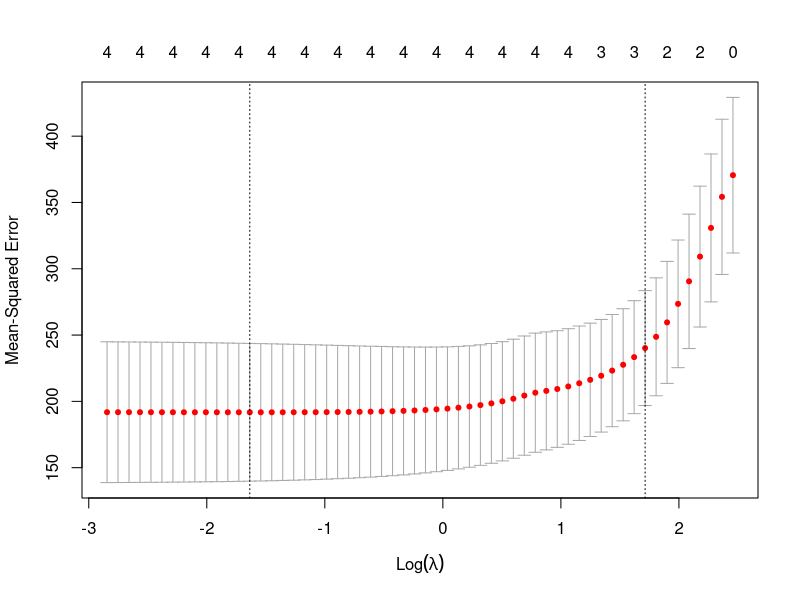

Generate this figure with R: (Note: this script raises an error after producing the figure.)
#lasso regression
library(glmnet)

num=read.csv("Numeracy.csv")
dt4=subset(num,select = c(reg,develop,cat,
                          Total.Point.estimate,Children.without.functional.difficulties.Point.estimate,
                          Children.with.functional.difficulties.Point.estimate,Time.period))
str(dt4)

y <- dt4$Children.without.functional.difficulties.Point.estimate

x <- data.matrix(dt4[, c('reg', 'develop', 'cat','Time.period')])


#perform k-fold cross-validation to find optimal lambda value
cv_model <- cv.glmnet(x, y, alpha = 1)

#find optimal lambda value that minimizes test MSE
best_lambda <- cv_model$lambda.min
best_lambda

plot(cv_model)

#find coefficients of best model
best_model <- glmnet(x, y, alpha = 1, lambda = best_lambda)
coef(best_model)

#use fitted best model to make predictions
y_predicted <- predict(best_model, s = best_lambda, newx = x)

#find SST and SSE
sst <- sum((y - mean(y))^2)
sse <- sum((y_predicted - y)^2)

#find R-Squared
rsq <- 1 - sse/sst
rsq
#0.3958254
hey=as.numeric(y_predicted)
preds <- data.frame(cbind(actuals=dt4$Children.with.functional.difficulties.Point.estimate, predicteds=hey))

mse = mean((preds$actuals - preds$predicteds)^2)
mae = MAE(preds$actuals, preds$predicteds)
rmse = RMSE(preds$actuals, preds$predicteds)
cat("MSE: ", mse, "MAE: ", mae, " RMSE: ", rmse)
#MSE:  125.1262 MAE:  8.685089  RMSE:  11.18598

x = 1:length(preds$actuals)
plot(x, preds$actuals, col = "red", type = "l", lwd=2,
     main = "anar lg data prediction")
lines(x, preds$predicteds, col = "blue", lwd=2)
legend("topright",  legend = c("original", "predicted"), 
       fill = c("red", "blue"), col = 2:3,  adj = c(0, 0.6))
grid()
cor(preds)
#              actuals predicteds
# actuals    1.0000000  0.7936546
# predicteds 0.7936546  1.0000000